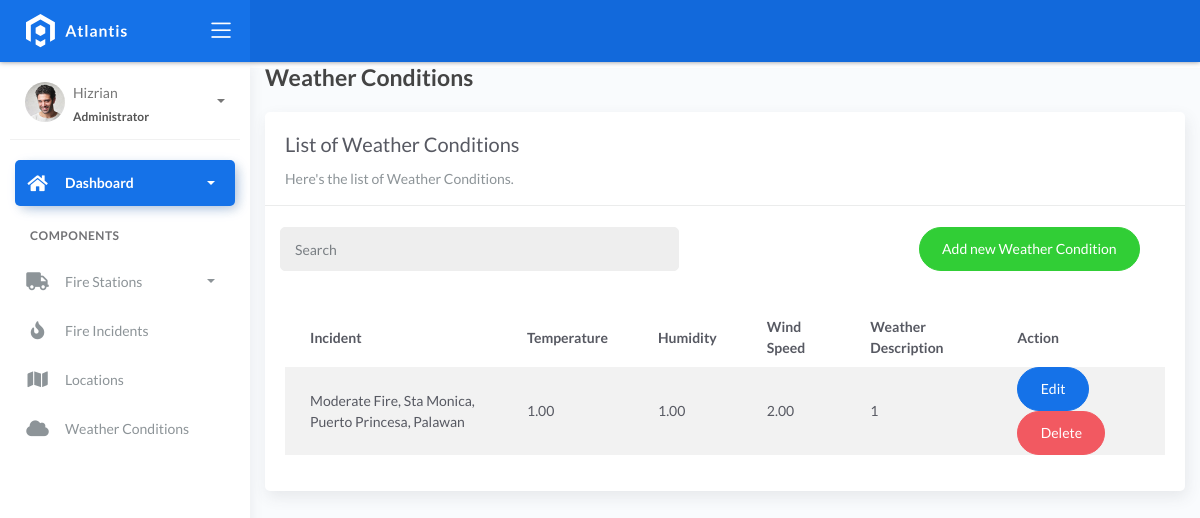
/weathercondition/, run on the app's committed database.
### fire/models.py (models this page shows)
class BaseModel(models.Model):
    created_at = models.DateTimeField(auto_now_add=True, db_index=True)
    updated_at = models.DateTimeField(auto_now=True)
    class Meta:
        abstract = True

class WeatherConditions(BaseModel):
    incident = models.ForeignKey(Incident, on_delete=models.CASCADE)
    temperature = models.DecimalField(max_digits=10, decimal_places=2)
    humidity = models.DecimalField(max_digits=10, decimal_places=2)
    wind_speed = models.DecimalField(max_digits=10, decimal_places=2)
    weather_description = models.CharField(max_length=150)

class Incident(BaseModel):
    SEVERITY_CHOICES = (
        ('Minor Fire', 'Minor Fire'),
        ('Moderate Fire', 'Moderate Fire'),
        ('Major Fire', 'Major Fire'),
    )
    location = models.ForeignKey(Locations, on_delete=models.CASCADE)
    date_time = models.DateTimeField(blank=True, null=True)
    severity_level = models.CharField(max_length=45, choices=SEVERITY_CHOICES)
    description = models.CharField(max_length=250)
    def __str__(self):
        return f"{self.severity_level}, {self.location}"

class Locations(BaseModel):
    name = models.CharField(max_length=150)
    latitude = models.DecimalField(
        max_digits=22, decimal_places=6, null=True, blank=True)
    longitude = models.DecimalField(
        max_digits=22, decimal_places=6, null=True, blank=True)
    address = models.CharField(max_length=150)
    city = models.CharField(max_length=150)  # can be in separate table
    country = models.CharField(max_length=150)  # can be in separate table
    def __str__(self):
        return self.address

### fire/views.py (the view)
# urls.py: path('weathercondition/', WeatherConditionListView.as_view(), name='weather'),
class WeatherConditionListView(ListView):
    model = WeatherConditions
    template_name = 'weather_condition_list.html'
    context_object_name = 'weather'
    paginate_by = 5
    def get_queryset(self):
        queryset = super().get_queryset()
        query = self.request.GET.get('q')
        if query:
            queryset = queryset.filter(Q(incident__description__icontains=query) | Q(temperature__icontains=query) |Q(humidity__icontains=query) |Q(wind_speed__icontains=query) |Q(weather_description__icontains=query))
        return queryset.order_by('id')

### templates/weather_condition_list.html (shortened to what this page needs)
{% extends 'base.html' %}
{% load static %}
{% block content %}
<link rel="stylesheet" href="https://unpkg.com/leaflet@1.7.1/dist/leaflet.css" />
  <div class="content">
    <div class="container-fluid">
      <h4 class="page-title">Weather Conditions</h4>
      <div class="row">
        <div class="col-md-12">
          <div class="card">
            <div class="card-header">
              <div class="card-title">List of Weather Conditions</div>
              <div class="card-category">Here's the list of Weather Conditions.</div>
            </div>
            <br />
                <div class="col-md-12 row">
                <div class="col-md-6">
                    <form class="navbar-left navbar-form nav-search mr-md-3" action="#">
                    <div class="input-group">
                        <input type="text" placeholder="Search" class="form-control" name="q" />
                        <div class="input-group-append">
                        <span class="input-group-text">
                        </span>
                        </div>
                    </div>
                    </form>
                </div>
                <div class="col-md-6">
                    <div class="pull-right">
                    <a href="{% url 'weather-add' %}" class="btn btn-success btn-rounded">Add new Weather Condition</a>
                    </div>
                </div>
                </div>
            <div class="card-body">
              <table class="table table-striped mt-3">
                <thead>
                  <tr>
                    <th scope="col">Incident</th>
                    <th scope="col">Temperature</th>
                    <th scope="col">Humidity</th>
                    <th scope="col">Wind Speed</th>
                    <th scope="col">Weather Description</th>
                    <th scope="col">Action</th>
                  </tr>
                </thead>
                <tbody>
                  {% for object in object_list %}
                    <tr>
                      <td>{{ object.incident }}</td>
                      <td>{{ object.temperature }}</td>
                      <td>{{ object.humidity }}</td>
                      <td>{{ object.wind_speed }}</td>
                      <td>{{ object.weather_description }}</td>
                      <td>
                        <a href="{% url 'weather-edit' object.pk %}" class="btn btn-primary btn-rounded">Edit</a>
                        <a href="{% url 'weather-delete' object.pk %}" class="btn btn-danger btn-rounded">Delete</a>
                    </td>
                    </tr>
                    {% empty %}
                    <tr>
                      <td colspan="7" style="text-align: center">
                        <p class="text-sm font-weight-bold mb-0">No Records Found</p>
                      </td>
                    </tr>
                  {% endfor %}
                </tbody>
              </table>
            </div>
          </div>
        </div>
      </div>
    </div>
  </div>
{% endblock %}

### data on the page
WeatherConditions: incident "Moderate Fire, Sta Monica, Puerto Princesa, Palawan", temperature "1.00", humidity "1.00", wind_speed "2.00", weather_description "1"
